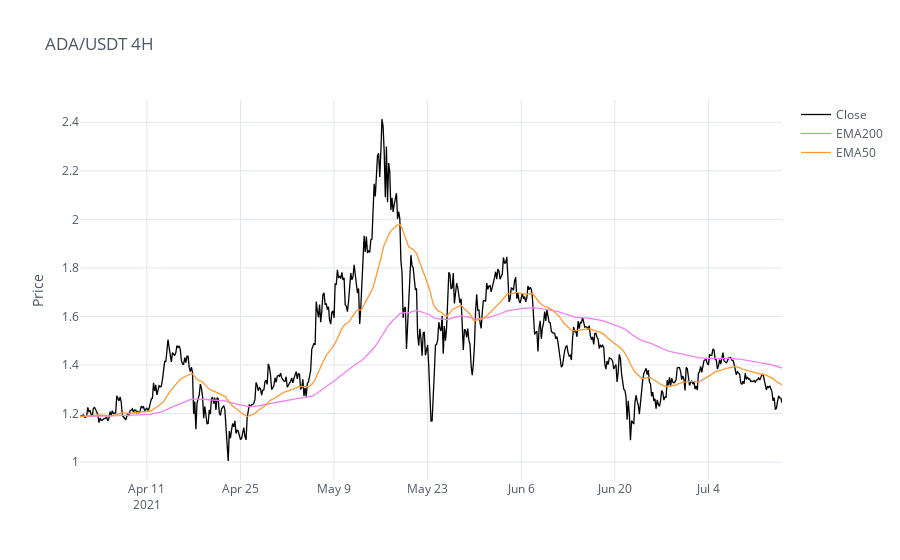

Notebook cell for this chart:
### Code cell
# DATA VISUALIZATION

cf.go_offline() # It will make cufflinks offline
cf.set_config_file(offline = False, world_readable = True)
graph = frame[["Close", "EMA200", "EMA50"]] # data I want to plot (my db is called 'frame')
graph.iplot(kind = "line", color = ["black", 'violet', 'orange'], theme = "white", title = "ADA/USDT 4H", yTitle = "Price") # In this line, I can customize my graph

### Figure 1 — Plotly figure (JSON) as saved in the notebook; plotly's stock layout.template omitted (floating-point values rounded to 4 significant figures; data arrays with more than 128 entries replaced by an {"elided": "..."} marker saying what was removed)
{"data": [{"line": {"color": "rgba(0, 0, 0, 1)", "dash": "solid", "shape": "linear", "width": 1.3}, "mode": "lines", "name": "Close", "text": "", "type": "scatter", "x": {"elided": "631 str values"}, "y": {"elided": "631 float values"}}, {"line": {"color": "rgba(238, 130, 238, 1.0)", "dash": "solid", "shape": "linear", "width": 1.3}, "mode": "lines", "name": "EMA200", "text": "", "type": "scatter", "x": {"elided": "631 str values"}, "y": {"elided": "631 float values"}}, {"line": {"color": "rgba(255, 153, 51, 1.0)", "dash": "solid", "shape": "linear", "width": 1.3}, "mode": "lines", "name": "EMA50", "text": "", "type": "scatter", "x": {"elided": "631 str values"}, "y": {"elided": "631 float values"}}], "layout": {"autosize": true, "legend": {"bgcolor": "#FFFFFF", "font": {"color": "#4D5663"}}, "paper_bgcolor": "#FFFFFF", "plot_bgcolor": "#FFFFFF", "title": {"font": {"color": "#4D5663"}, "text": "ADA/USDT 4H"}, "xaxis": {"autorange": true, "gridcolor": "#E1E5ED", "range": ["2021-04-01", "2021-07-15"], "showgrid": true, "tickfont": {"color": "#4D5663"}, "title": {"font": {"color": "#4D5663"}, "text": ""}, "type": "date", "zerolinecolor": "#E1E5ED"}, "yaxis": {"autorange": true, "gridcolor": "#E1E5ED", "range": [0.9261, 2.492], "showgrid": true, "tickfont": {"color": "#4D5663"}, "title": {"font": {"color": "#4D5663"}, "text": "Price"}, "type": "linear", "zerolinecolor": "#E1E5ED"}}}
